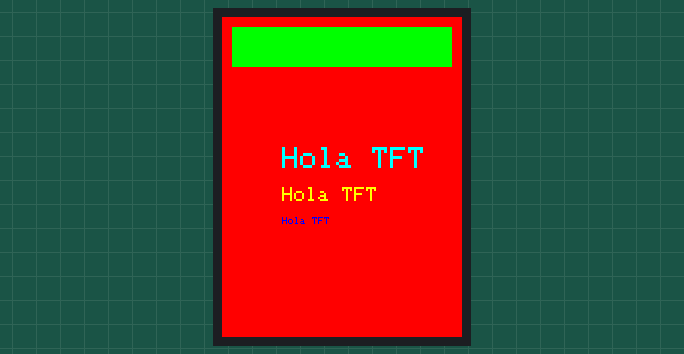
Recording of a sketch running on a simulated Arduino Uno, built with avr-gcc and run on an emulated ATmega328P. Shown: 320×240 colour display. What the sketch prints to the serial monitor is not drawn.

Above: at 0.3 s.
At 5.4 s:
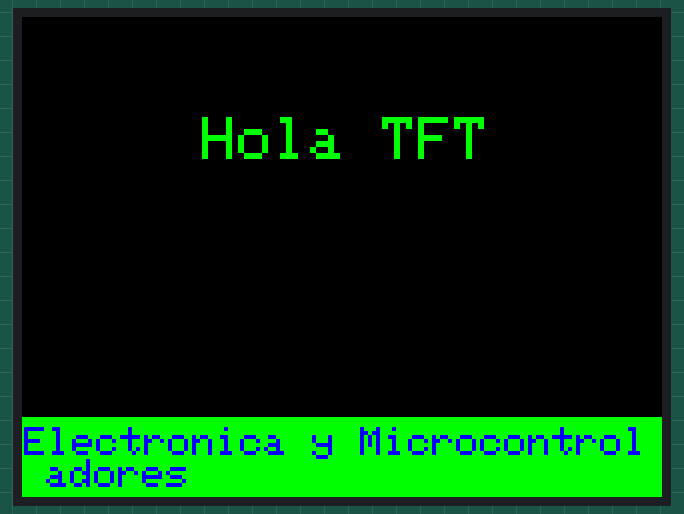

The sketch:

TFT_texto_codigo.ino
```cpp
#include <Adafruit_GFX.h> // Hardware-specific library
#include <MCUFRIEND_kbv.h>
MCUFRIEND_kbv tft;

// Assign human-readable names to some common 16-bit color values:
#define BLACK   0x0000
#define BLUE    0x001F
#define RED     0xF800
#define GREEN   0x07E0
#define CYAN    0x07FF
#define MAGENTA 0xF81F
#define YELLOW  0xFFE0
#define WHITE   0xFFFF

 int color;


void setup()
{
    // put your setup code here, to run once:
    Serial.begin(9600);
    tft.reset();
    uint16_t identifier = tft.readID();
    Serial.print("ID = 0x");
    Serial.println(identifier, HEX);
    if (identifier == 0xEFEF) identifier = 0x9486;
    tft.begin(identifier);

    tft.fillScreen(RED);     // establesemos el color del fondo dela pantalla

}

//*************************************************************************************************************************************

void loop(void)              // inicio de nuestro codigo
{
     tft.setRotation(0);      //establese el display en lapocicion vertical cuatro valoreposible 0,1,2,3,4
    tft.fillRect(10, 10, 220, 40, GREEN); //dibujamos un cuadro y pasamos los parametro eje x, eje y, altura,largo y coloe
    tft.setTextColor(CYAN);   // Definimos el color del texto como CYAN
    tft.setTextSize(3);       //  establecemos el tamañodel texto
    tft.setCursor(60,130);    // Usamos los valores  comocoordenade del los ej X,Y
    tft.println("Hola TFT");  // Eescrivimos (Hola TFT) en el display enla cordenada especificada anterio mente

    tft.setTextColor(YELLOW); // Definimos el color del texto como Amarillo
    tft.setTextSize(2);       //  establecemos el tamañodel texto
    tft.setCursor(60,170);    // Usamos los valores  comocoordenade del los ej X,Y
    tft.println("Hola TFT");  // Eescrivimos (Hola TFT) en el display enla cordenada especificada anterio mente

    tft.setTextColor(BLUE);   // Definimos el color del texto como azul
    tft.setTextSize(1);       //  establecemos el tamañodel texto
    tft.setCursor(60,200);    // Usamos los valores  comocoordenade del los ej X,Y
    tft.println("Hola TFT");  // Eescrivimos (Hola TFT) en el display enla cordenada especificada anterio mente
    tft.fillRect(10, 10, 220, 40, GREEN); //dibujamos uncuadro en laubicacion dode se escrive el nombre del color selecionado
    delay(5000);

    tft.setRotation(1);       //establese el display en lapocicion vertical cuatro valoreposible 0,1,2,3,4
    tft.fillScreen(BLACK);    // establesemos el color del fondo dela negro
    tft.setTextColor(GREEN);  // Definimos el color del texto como verde
    tft.setTextSize(3);       //  establecemos el tamañodel texto
    tft.setCursor(90,50);     // Usamos los valores  comocoordenade del los ej X,Y
    tft.println("Hola TFT");  // Eescrivimos (Hola TFT) en el display enla cordenada especificada anterio mente

    tft.fillRect(0, 200, 320, 40, GREEN); ////dibujamos un cuadro y pasamos los parametro eje x, eje y, altura,largo y coloe
    tft.setTextColor(BLUE);  // Definimos el color del texto como negro
    tft.setTextSize(2);       //  establecemos el tamañodel texto
    tft.setCursor(1,205);    // Usamos los valores  comocoordenade del los ej X,Y
    tft.println("Electronica y Microcontrol adores");  // escribimos en el centro del cuadroverde

    delay(5000);
    tft.fillScreen(RED);     // establesemos el color del fondo dela pantalla
}
```

Measured:
- what the display in image 1 shows lasts 5.0 s, from 5.3 s to 10.3 s
